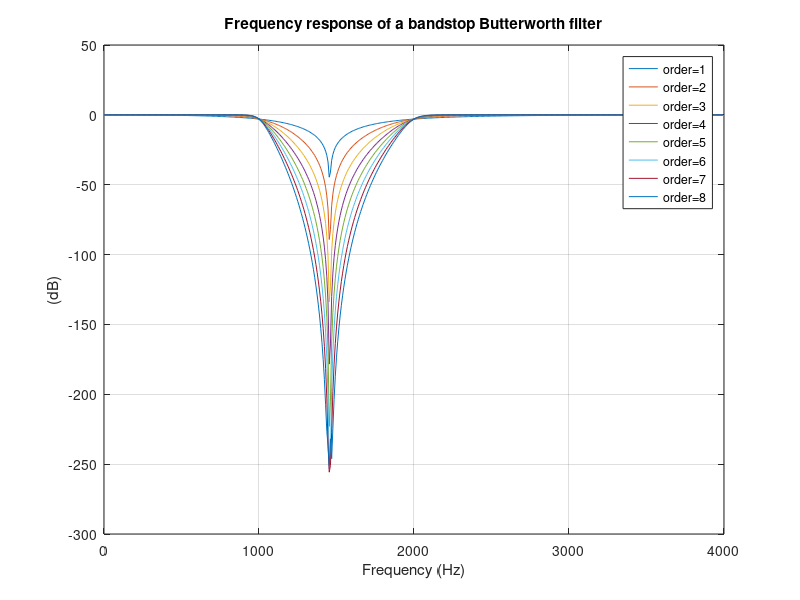

Here is the MATLAB script that generated this plot:
fs=8000;			% Sampling rate
allH=[];
cutOffFreq=[1000 2000];

for filterOrder=1:8;
	[b, a]=butter(filterOrder, cutOffFreq/(fs/2), 'stop');
	% === Plot frequency response
	[h, w]=freqz(b, a);
	allH=[allH, h];
end

plot(w/pi*fs/2, 20*log10(abs(allH)),'-'); grid on;
title('Frequency response of a bandstop Butterworth filter');xlabel('Frequency (Hz)'); ylabel('(dB)');
legend('order=1', 'order=2', 'order=3', 'order=4', 'order=5', 'order=6', 'order=7', 'order=8');